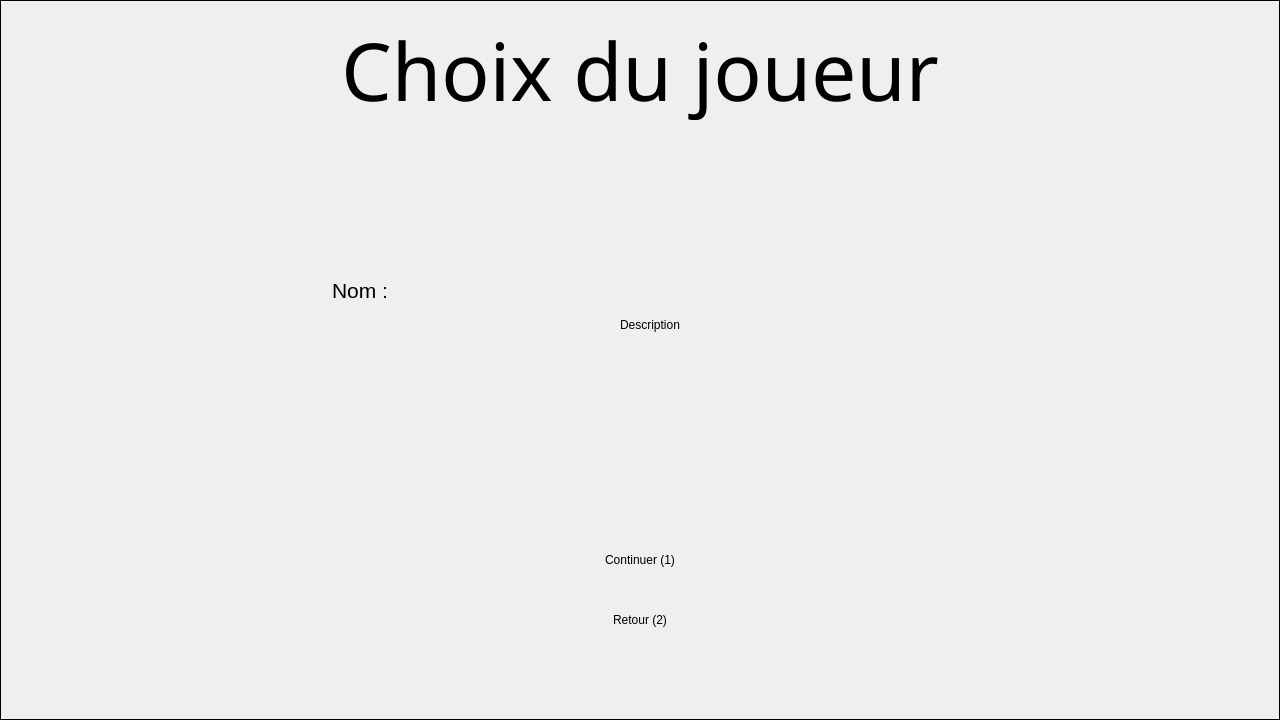
<?xml version="1.0" encoding="UTF-8"?>
<ui version="4.0">
 <class>ChoixJoueur</class>
 <widget class="QWidget" name="ChoixJoueur">
  <property name="geometry">
   <rect>
    <x>0</x>
    <y>0</y>
    <width>1280</width>
    <height>720</height>
   </rect>
  </property>
  <property name="windowTitle">
   <string>Form</string>
  </property>
  <widget class="QLineEdit" name="NomChoisi">
   <property name="geometry">
    <rect>
     <x>410</x>
     <y>260</y>
     <width>400</width>
     <height>60</height>
    </rect>
   </property>
   <property name="font">
    <font>
     <pointsize>16</pointsize>
    </font>
   </property>
   <property name="maxLength">
    <number>20</number>
   </property>
  </widget>
  <widget class="QLabel" name="BackGround">
   <property name="geometry">
    <rect>
     <x>0</x>
     <y>0</y>
     <width>1280</width>
     <height>720</height>
    </rect>
   </property>
   <property name="baseSize">
    <size>
     <width>100</width>
     <height>100</height>
    </size>
   </property>
   <property name="autoFillBackground">
    <bool>true</bool>
   </property>
   <property name="frameShape">
    <enum>QFrame::Shape::Box</enum>
   </property>
   <property name="text">
    <string/>
   </property>
   <property name="textFormat">
    <enum>Qt::TextFormat::PlainText</enum>
   </property>
   <property name="pixmap">
    <pixmap resource="Image.qrc">:/MainMenu/Image_Qt/EcranAccueil/pixel-art-sky-background-with-clouds-cloudy-blue-sky-for-8bit-game-on-white-background-vector.jpg</pixmap>
   </property>
   <property name="scaledContents">
    <bool>true</bool>
   </property>
  </widget>
  <widget class="QLabel" name="Retour">
   <property name="geometry">
    <rect>
     <x>540</x>
     <y>600</y>
     <width>200</width>
     <height>40</height>
    </rect>
   </property>
   <property name="autoFillBackground">
    <bool>true</bool>
   </property>
   <property name="text">
    <string>Retour (2)</string>
   </property>
   <property name="alignment">
    <set>Qt::AlignmentFlag::AlignCenter</set>
   </property>
  </widget>
  <widget class="QLabel" name="Description">
   <property name="geometry">
    <rect>
     <x>400</x>
     <y>200</y>
     <width>500</width>
     <height>250</height>
    </rect>
   </property>
   <property name="autoFillBackground">
    <bool>true</bool>
   </property>
   <property name="text">
    <string>Description</string>
   </property>
   <property name="alignment">
    <set>Qt::AlignmentFlag::AlignCenter</set>
   </property>
   <property name="wordWrap">
    <bool>true</bool>
   </property>
  </widget>
  <widget class="QLabel" name="Titre">
   <property name="geometry">
    <rect>
     <x>190</x>
     <y>20</y>
     <width>900</width>
     <height>100</height>
    </rect>
   </property>
   <property name="palette">
    <palette>
     <active>
      <colorrole role="WindowText">
       <brush brushstyle="SolidPattern">
        <color alpha="255">
         <red>0</red>
         <green>0</green>
         <blue>0</blue>
        </color>
       </brush>
      </colorrole>
      <colorrole role="Text">
       <brush brushstyle="SolidPattern">
        <color alpha="255">
         <red>0</red>
         <green>0</green>
         <blue>0</blue>
        </color>
       </brush>
      </colorrole>
     </active>
     <inactive>
      <colorrole role="WindowText">
       <brush brushstyle="SolidPattern">
        <color alpha="255">
         <red>0</red>
         <green>0</green>
         <blue>0</blue>
        </color>
       </brush>
      </colorrole>
      <colorrole role="Text">
       <brush brushstyle="SolidPattern">
        <color alpha="255">
         <red>0</red>
         <green>0</green>
         <blue>0</blue>
        </color>
       </brush>
      </colorrole>
     </inactive>
     <disabled/>
    </palette>
   </property>
   <property name="font">
    <font>
     <family>FZShuTi</family>
     <pointsize>60</pointsize>
     <underline>false</underline>
     <strikeout>false</strikeout>
     <stylestrategy>PreferDefault</stylestrategy>
    </font>
   </property>
   <property name="mouseTracking">
    <bool>false</bool>
   </property>
   <property name="contextMenuPolicy">
    <enum>Qt::ContextMenuPolicy::DefaultContextMenu</enum>
   </property>
   <property name="autoFillBackground">
    <bool>false</bool>
   </property>
   <property name="text">
    <string>Choix du joueur</string>
   </property>
   <property name="textFormat">
    <enum>Qt::TextFormat::PlainText</enum>
   </property>
   <property name="scaledContents">
    <bool>false</bool>
   </property>
   <property name="alignment">
    <set>Qt::AlignmentFlag::AlignCenter</set>
   </property>
   <property name="wordWrap">
    <bool>false</bool>
   </property>
  </widget>
  <widget class="QLabel" name="Continuer">
   <property name="geometry">
    <rect>
     <x>540</x>
     <y>540</y>
     <width>200</width>
     <height>40</height>
    </rect>
   </property>
   <property name="autoFillBackground">
    <bool>true</bool>
   </property>
   <property name="text">
    <string>Continuer (1)</string>
   </property>
   <property name="alignment">
    <set>Qt::AlignmentFlag::AlignCenter</set>
   </property>
  </widget>
  <widget class="QLabel" name="Nom">
   <property name="geometry">
    <rect>
     <x>310</x>
     <y>270</y>
     <width>100</width>
     <height>40</height>
    </rect>
   </property>
   <property name="font">
    <font>
     <pointsize>16</pointsize>
    </font>
   </property>
   <property name="text">
    <string>Nom :</string>
   </property>
   <property name="alignment">
    <set>Qt::AlignmentFlag::AlignCenter</set>
   </property>
  </widget>
  <zorder>BackGround</zorder>
  <zorder>NomChoisi</zorder>
  <zorder>Retour</zorder>
  <zorder>Description</zorder>
  <zorder>Titre</zorder>
  <zorder>Continuer</zorder>
  <zorder>Nom</zorder>
 </widget>
 <resources>
  <include location="Image.qrc"/>
 </resources>
 <connections/>
</ui>
